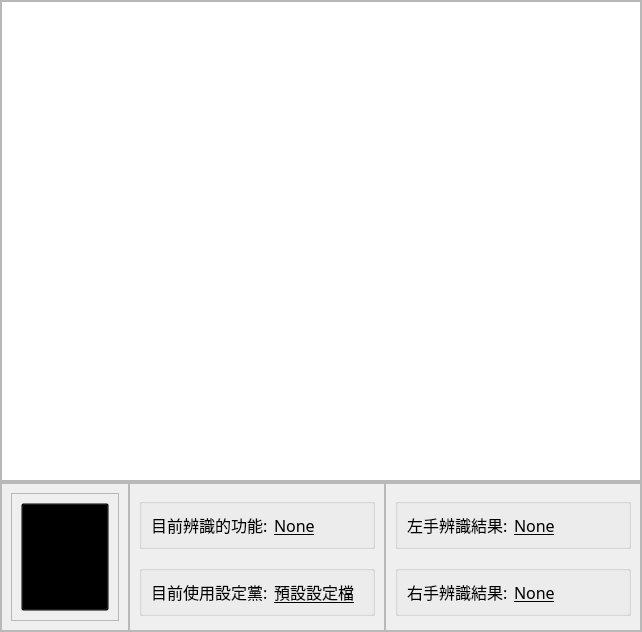
         <widget class="QWidget" name="home_page">
          <layout class="QVBoxLayout" name="verticalLayout_18">
           <property name="spacing">
            <number>0</number>
           </property>
           <property name="leftMargin">
            <number>0</number>
           </property>
           <property name="topMargin">
            <number>0</number>
           </property>
           <property name="rightMargin">
            <number>0</number>
           </property>
           <property name="bottomMargin">
            <number>0</number>
           </property>
           <item>
            <widget class="QFrame" name="cam_area">
             <property name="sizePolicy">
              <sizepolicy hsizetype="Preferred" vsizetype="Preferred">
               <horstretch>0</horstretch>
               <verstretch>0</verstretch>
              </sizepolicy>
             </property>
             <property name="frameShape">
              <enum>QFrame::StyledPanel</enum>
             </property>
             <property name="frameShadow">
              <enum>QFrame::Raised</enum>
             </property>
             <layout class="QHBoxLayout" name="horizontalLayout_8">
              <property name="spacing">
               <number>0</number>
              </property>
              <property name="leftMargin">
               <number>0</number>
              </property>
              <property name="topMargin">
               <number>0</number>
              </property>
              <property name="rightMargin">
               <number>0</number>
              </property>
              <property name="bottomMargin">
               <number>0</number>
              </property>
              <item>
               <widget class="QGraphicsView" name="cam_graphicsView">
                <property name="minimumSize">
                 <size>
                  <width>640</width>
                  <height>480</height>
                 </size>
                </property>
                <property name="maximumSize">
                 <size>
                  <width>640</width>
                  <height>480</height>
                 </size>
                </property>
               </widget>
              </item>
             </layout>
            </widget>
           </item>
           <item>
            <widget class="QFrame" name="info_area">
             <property name="minimumSize">
              <size>
               <width>0</width>
               <height>150</height>
              </size>
             </property>
             <property name="maximumSize">
              <size>
               <width>16777215</width>
               <height>150</height>
              </size>
             </property>
             <property name="frameShape">
              <enum>QFrame::StyledPanel</enum>
             </property>
             <property name="frameShadow">
              <enum>QFrame::Raised</enum>
             </property>
             <layout class="QHBoxLayout" name="horizontalLayout_9">
              <property name="spacing">
               <number>0</number>
              </property>
              <property name="leftMargin">
               <number>0</number>
              </property>
              <property name="topMargin">
               <number>0</number>
              </property>
              <property name="rightMargin">
               <number>0</number>
              </property>
              <property name="bottomMargin">
               <number>0</number>
              </property>
              <item>
               <widget class="QFrame" name="btn_area">
                <property name="sizePolicy">
                 <sizepolicy hsizetype="Expanding" vsizetype="Expanding">
                  <horstretch>1</horstretch>
                  <verstretch>0</verstretch>
                 </sizepolicy>
                </property>
                <property name="minimumSize">
                 <size>
                  <width>50</width>
                  <height>50</height>
                 </size>
                </property>
                <property name="autoFillBackground">
                 <bool>false</bool>
                </property>
                <property name="frameShape">
                 <enum>QFrame::StyledPanel</enum>
                </property>
                <property name="frameShadow">
                 <enum>QFrame::Raised</enum>
                </property>
                <layout class="QVBoxLayout" name="verticalLayout_14">
                 <item>
                  <widget class="QFrame" name="frame_6">
                   <property name="sizePolicy">
                    <sizepolicy hsizetype="Expanding" vsizetype="Expanding">
                     <horstretch>0</horstretch>
                     <verstretch>0</verstretch>
                    </sizepolicy>
                   </property>
                   <property name="frameShape">
                    <enum>QFrame::StyledPanel</enum>
                   </property>
                   <property name="frameShadow">
                    <enum>QFrame::Raised</enum>
                   </property>
                   <layout class="QVBoxLayout" name="verticalLayout_15">
                    <item>
                     <widget class="QToolButton" name="power_btn">
                      <property name="sizePolicy">
                       <sizepolicy hsizetype="Expanding" vsizetype="Expanding">
                        <horstretch>0</horstretch>
                        <verstretch>0</verstretch>
                       </sizepolicy>
                      </property>
                      <property name="styleSheet">
                       <string notr="true">background:transparent</string>
                      </property>
                      <property name="text">
                       <string/>
                      </property>
                      <property name="icon">
                       <iconset resource="res.qrc">
                        <normaloff>:/icons/icons/play.png</normaloff>:/icons/icons/play.png</iconset>
                      </property>
                      <property name="iconSize">
                       <size>
                        <width>100</width>
                        <height>100</height>
                       </size>
                      </property>
                     </widget>
                    </item>
                   </layout>
                  </widget>
                 </item>
                </layout>
               </widget>
              </item>
              <item>
               <widget class="QFrame" name="info_subarea1">
                <property name="sizePolicy">
                 <sizepolicy hsizetype="Preferred" vsizetype="Preferred">
                  <horstretch>2</horstretch>
                  <verstretch>0</verstretch>
                 </sizepolicy>
                </property>
                <property name="frameShape">
                 <enum>QFrame::StyledPanel</enum>
                </property>
                <property name="frameShadow">
                 <enum>QFrame::Raised</enum>
                </property>
                <layout class="QVBoxLayout" name="verticalLayout_16">
                 <item alignment="Qt::AlignVCenter">
                  <widget class="QGroupBox" name="func_label_box">
                   <property name="title">
                    <string/>
                   </property>
                   <layout class="QFormLayout" name="formLayout_5">
                    <item row="0" column="1">
                     <widget class="QLabel" name="func_result_label">
                      <property name="font">
                       <font>
                        <family>Adobe 黑体 Std R</family>
                        <pointsize>12</pointsize>
                        <weight>50</weight>
                        <bold>false</bold>
                        <underline>true</underline>
                        <strikeout>false</strikeout>
                       </font>
                      </property>
                      <property name="text">
                       <string>None</string>
                      </property>
                     </widget>
                    </item>
                    <item row="0" column="0">
                     <widget class="QLabel" name="func_label">
                      <property name="font">
                       <font>
                        <family>Adobe 黑体 Std R</family>
                        <pointsize>12</pointsize>
                        <weight>50</weight>
                        <bold>false</bold>
                       </font>
                      </property>
                      <property name="text">
                       <string>目前辨識的功能:</string>
                      </property>
                     </widget>
                    </item>
                   </layout>
                  </widget>
                 </item>
                 <item alignment="Qt::AlignVCenter">
                  <widget class="QGroupBox" name="profile_label_box_2">
                   <property name="title">
                    <string/>
                   </property>
                   <layout class="QFormLayout" name="formLayout_6">
                    <item row="0" column="0">
                     <widget class="QLabel" name="profile_label">
                      <property name="font">
                       <font>
                        <family>Adobe 黑体 Std R</family>
                        <pointsize>12</pointsize>
                        <weight>50</weight>
                        <bold>false</bold>
                       </font>
                      </property>
                      <property name="text">
                       <string>目前使用設定黨:</string>
                      </property>
                     </widget>
                    </item>
                    <item row="0" column="1">
                     <widget class="QLabel" name="profile_seleted">
                      <property name="font">
                       <font>
                        <family>Adobe 黑体 Std R</family>
                        <pointsize>12</pointsize>
                        <underline>true</underline>
                        <strikeout>false</strikeout>
                       </font>
                      </property>
                      <property name="text">
                       <string>預設設定檔</string>
                      </property>
                     </widget>
                    </item>
                   </layout>
                  </widget>
                 </item>
                </layout>
               </widget>
              </item>
              <item>
               <widget class="QFrame" name="info_subarea2">
                <property name="sizePolicy">
                 <sizepolicy hsizetype="Preferred" vsizetype="Preferred">
                  <horstretch>2</horstretch>
                  <verstretch>0</verstretch>
                 </sizepolicy>
                </property>
                <property name="frameShape">
                 <enum>QFrame::StyledPanel</enum>
                </property>
                <property name="frameShadow">
                 <enum>QFrame::Raised</enum>
                </property>
                <layout class="QVBoxLayout" name="verticalLayout_17">
                 <item alignment="Qt::AlignVCenter">
                  <widget class="QGroupBox" name="groupBox_3">
                   <property name="title">
                    <string/>
                   </property>
                   <layout class="QFormLayout" name="formLayout_7">
                    <item row="0" column="0">
                     <widget class="QLabel" name="left_hand_label">
                      <property name="font">
                       <font>
                        <family>Adobe 黑体 Std R</family>
                        <pointsize>12</pointsize>
                       </font>
                      </property>
                      <property name="text">
                       <string>左手辨識結果:</string>
                      </property>
                     </widget>
                    </item>
                    <item row="0" column="1">
                     <widget class="QLabel" name="left_hand_result_label">
                      <property name="font">
                       <font>
                        <family>Adobe 黑体 Std R</family>
                        <pointsize>12</pointsize>
                        <underline>true</underline>
                       </font>
                      </property>
                      <property name="text">
                       <string>None</string>
                      </property>
                     </widget>
                    </item>
                   </layout>
                  </widget>
                 </item>
                 <item alignment="Qt::AlignVCenter">
                  <widget class="QGroupBox" name="groupBox_4">
                   <property name="title">
                    <string/>
                   </property>
                   <layout class="QFormLayout" name="formLayout_8">
                    <item row="0" column="0">
                     <widget class="QLabel" name="right_hand_label">
                      <property name="font">
                       <font>
                        <family>Adobe 黑体 Std R</family>
                        <pointsize>12</pointsize>
                       </font>
                      </property>
                      <property name="text">
                       <string>右手辨識結果:</string>
                      </property>
                     </widget>
                    </item>
                    <item row="0" column="1">
                     <widget class="QLabel" name="right_hand_result_label">
                      <property name="font">
                       <font>
                        <family>Adobe 黑体 Std R</family>
                        <pointsize>12</pointsize>
                        <underline>true</underline>
                       </font>
                      </property>
                      <property name="text">
                       <string>None</string>
                      </property>
                     </widget>
                    </item>
                   </layout>
                  </widget>
                 </item>
                </layout>
               </widget>
              </item>
             </layout>
            </widget>
           </item>
          </layout>
         </widget>
